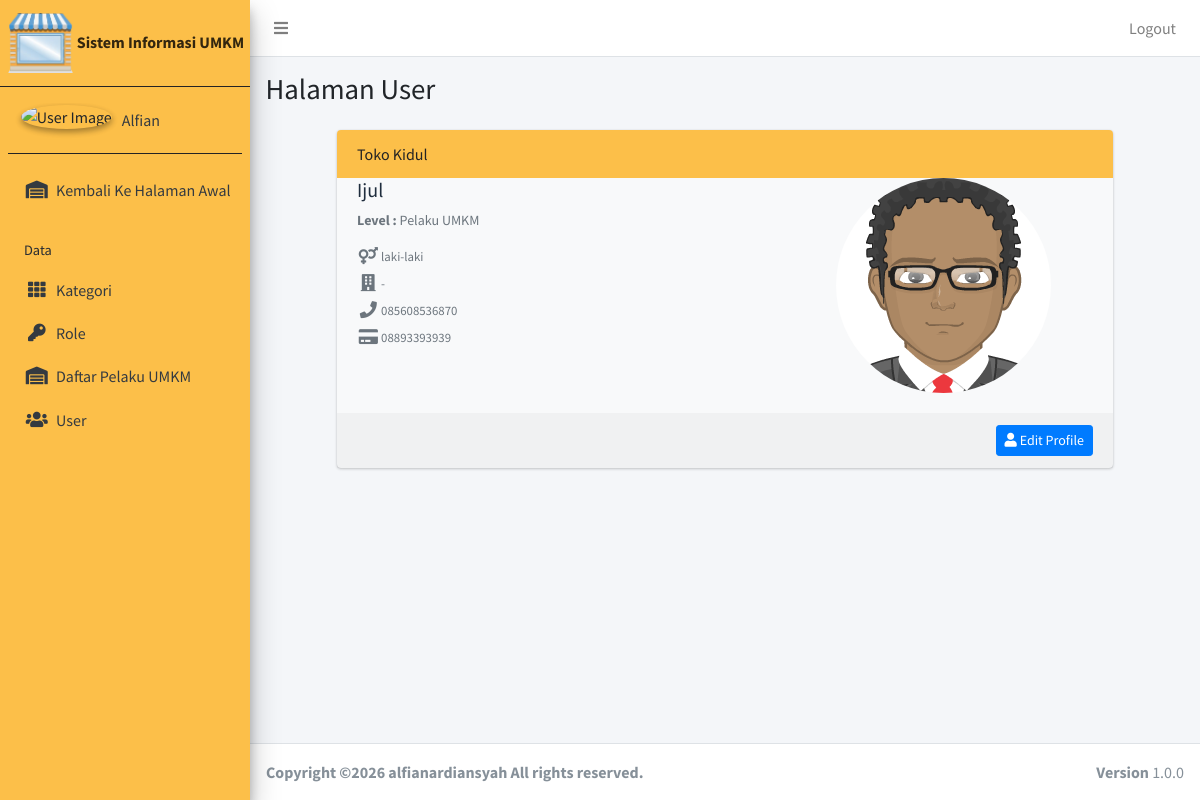
Page /public/user/detail/41 (signed in) on the committed database.
### tables this page shows
CREATE TABLE `user` (
  `id` int(11) NOT NULL,
  `photo` varchar(100) DEFAULT NULL,
  `nama` varchar(50) DEFAULT NULL,
  `email` varchar(100) NOT NULL,
  `jenis_kelamin` varchar(15) NOT NULL,
  `kontak` varchar(15) DEFAULT NULL,
  `toko_id` int(11) DEFAULT NULL,
  `rekening` varchar(25) DEFAULT NULL,
  `password` varchar(255) NOT NULL,
  `role_id` int(11) NOT NULL
);

CREATE TABLE `toko` (
  `id` int(11) NOT NULL,
  `nama_toko` varchar(100) NOT NULL,
  `alamat` text NOT NULL
);

CREATE TABLE `role` (
  `id` int(11) NOT NULL,
  `nama_role` varchar(20) NOT NULL
);

### app/core/Controller.php (called while the page is built, shortened)
<?php
class Controller
{
	public function view($view, $data = [])
	{
		require_once '../app/views/' . $view . '.php';
	}
	public function model($model)
	{
		return new $model;
	}
}

### app/controllers/User.php (called while the page is built, shortened)
<?php
class User extends Controller
{
	public function detail($id)
	{
		$data['title'] = 'Data User';
		$data['user'] = $this->model('UserModel')->getUserById($id);
		$data['user']['alamat'] = $this->model('UserModel')->detailAlamat($id);
		$data['paginate'] = $this->model('UserModel')->get_pagination_number();
		$this->view('dashboard/user/detail', $data);
	}
}

### app/core/App.php (called while the page is built, shortened)
<?php
class App
{
	protected $method = 'index';
	protected $params = [];
	public function __construct()
	{
		$url = $this->parseURL();
		if (file_exists('../app/controllers/' . $url[0] . '.php')) {
			unset($url[0]);
		}
		$this->controller = new $this->controller;
		if (isset($url[1])) {
			if (method_exists($this->controller, $url[1])) {
				$this->method = $url[1];
				unset($url[1]);
			}
		}
		if (!empty($url)) {
			$this->params = array_values($url);
		}
		call_user_func_array([$this->controller, $this->method], $this->params);
	}
	public function parseURL()
	{
		if (isset($_GET['url'])) {
			$url = rtrim($_GET['url'], '/');
			$url = filter_var($url, FILTER_SANITIZE_URL);
			$url = explode('/', $url);
			return $url;
		}
	}
}

### public/index.php (called while the page is built, shortened)
<?php
$app = new App;

### app/core/Database.php (called while the page is built, shortened)
<?php
class Database
{
	private $host = DB_HOST;
	private $user = DB_USER;
	private $pass = DB_PASS;
	private $dbnm = DB_NAME;
	private $dbh;
	private $stmt;
	public function __construct()
	{
		$dsn = 'mysql:host=' . $this->host . ';dbname=' . $this->dbnm;
		$option = [
			PDO::ATTR_PERSISTENT => true,
			PDO::ATTR_ERRMODE => PDO::ERRMODE_EXCEPTION
		];
		try {
			$this->dbh = new PDO($dsn, $this->user, $this->pass, $option);
		} catch (PDOException $e) {
			die($e->getMessage());
		}
	}
	public function query($query)
	{
		$this->stmt = $this->dbh->prepare($query);
	}
	public function bind($param, $value, $type = null)
	{
		if (is_null($type)) {
			switch (true) {
				default:
					$type = PDO::PARAM_STR;
			}
		}
		$this->stmt->bindValue($param, $value, $type);
	}
	public function execute()
	{
		$this->stmt->execute();
	}
	public function resultSet()
	{
		$this->execute();
		return $this->stmt->fetchAll(PDO::FETCH_ASSOC);
	}
	public function single()
	{
		$this->execute();
		return $this->stmt->fetch(PDO::FETCH_ASSOC);
	}
}

### app/models/UserModel.php (called while the page is built, shortened)
<?php
class UserModel
{
	private $table = 'user';
	private $db;
	public function __construct()
	{
		$this->db = new Database;
		$this->get_all_data_user();
	}
	public function getUserById($id)
	{
		$query = 'SELECT user.*,role.nama_role, toko.nama_toko,toko.alamat as toko_alamat,toko.id as id_toko FROM user
				  LEFT JOIN role ON user.role_id = role.id
				  LEFT JOIN toko ON user.toko_id = toko.id WHERE user.id=:id';
		$this->db->query($query);
		$this->db->bind('id', $id);
		return $this->db->single();
	}
	public function get_all_data_user()
	{
		$this->db->query('SELECT * FROM ' . $this->table);
		$this->total_records = count($this->db->resultSet());
		return $this->db->resultSet();
	}
	public function detailAlamat($id)
	{
		$this->db->query("SELECT * FROM alamat_user WHERE user_id = :user_id");
		$this->db->bind('user_id', $id);
		return $this->db->single();
	}
}

### app/views/dashboard/user/detail.php (the view)
<div class="content-wrapper">
  <section class="content-header">
    <div class="container-fluid">
      <div class="row mb-2">
        <div class="col-sm-6">
          <h1>Halaman User</h1>
        </div>
      </div>
    </div>
  </section>
  <section class="content">
    <div class="row justify-content-center">
      <div class="col-md-10 d-flex align-items-stretch flex-column">
        <div class="card bg-light d-flex flex-fill">
          <div class="card-header text-muted border-bottom-0">
            <?= $data['user']['nama_toko'] ?? "Bukan Pelaku UMKM"; ?>
          </div>
          <div class="card-body pt-0">
            <div class="row">
              <div class="col-7">
                <h2 class="lead"><b><?= $data['user']['nama']; ?></b></h2>
                <p class="text-muted text-sm"><b>Level : </b> <?= $data['user']['nama_role']; ?> </p>
                <ul class="ml-4 mb-3  fa-ul text-muted">
                  <li class="small mb-2"><span class="fa-li"><i
                        class="fas fa-lg fa-venus-mars"></i></span><?= $data['user']['jenis_kelamin']; ?></li>
                  <li class="small mb-2"><span class="fa-li"><i
                        class="fas fa-lg fa-building"></i></span><?= $data['user']['alamat'] ? $data['user']['alamat']['alamat_lengkap'] : '-'; ?>
                  </li>
                  <li class="small mb-2"><span class="fa-li"><i
                        class="fas fa-lg fa-phone"></i></span><?= $data['user']['kontak']; ?></li>
                  <?php if (isset($data['user']['rekening'])): ?>
                    <li class="small mb-2"><span class="fa-li"><i
                          class="fas fa-lg fa-credit-card"></i></span><?= $data['user']['rekening']; ?></li>
                  <?php endif; ?>
                </ul>
              </div>
              <div class="col-5 text-center">
                <img src="<?= base_url . '/assets/img/user/' . $data['user']['photo']; ?>" alt="user-avatar"
                  class="img-circle img-fluid">
              </div>
            </div>
          </div>
          <div class="card-footer">
            <div class="text-right">
              <a href="<?= base_url . '/user/edit/' . $data['user']['id']; ?>" class="btn btn-sm btn-primary">
                <i class="fas fa-user"></i> Edit Profile
              </a>
            </div>
          </div>
        </div>
      </div>
    </div>
  </section>
</div>

### app/views/dashboard/templates/header.php (style rules this page uses)
.card-header { background-color: #FCBF49 !important; color: #232324 !important; }

### rows in the picture
user: toko.nama_toko "Toko Kidul", nama "Ijul", role.nama_role "Pelaku UMKM", jenis_kelamin "laki-laki", kontak "085608536870", rekening "08893393939", photo (placeholder picture)

### other values in the picture
$_SESSION['nama'] "Alfian"
